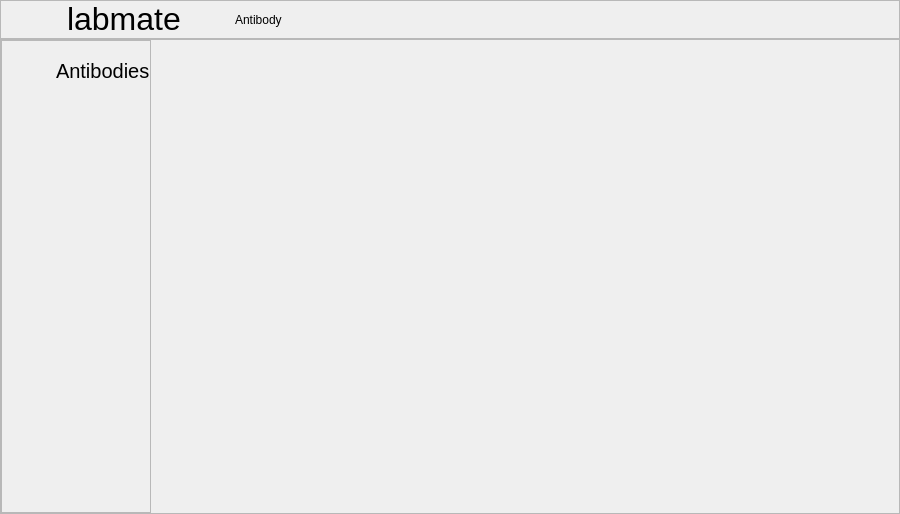
<?xml version="1.0" encoding="UTF-8"?>
<ui version="4.0">
 <class>MainWindow</class>
 <widget class="QMainWindow" name="MainWindow">
  <property name="geometry">
   <rect>
    <x>0</x>
    <y>0</y>
    <width>900</width>
    <height>514</height>
   </rect>
  </property>
  <property name="windowTitle">
   <string>MainWindow</string>
  </property>
  <widget class="QWidget" name="centralwidget">
   <layout class="QVBoxLayout" name="verticalLayout">
    <property name="spacing">
     <number>0</number>
    </property>
    <property name="leftMargin">
     <number>0</number>
    </property>
    <property name="topMargin">
     <number>0</number>
    </property>
    <property name="rightMargin">
     <number>0</number>
    </property>
    <property name="bottomMargin">
     <number>0</number>
    </property>
    <item>
     <widget class="QFrame" name="menu_bar">
      <property name="maximumSize">
       <size>
        <width>16777215</width>
        <height>60</height>
       </size>
      </property>
      <property name="frameShape">
       <enum>QFrame::StyledPanel</enum>
      </property>
      <property name="frameShadow">
       <enum>QFrame::Raised</enum>
      </property>
      <layout class="QHBoxLayout" name="horizontalLayout">
       <property name="spacing">
        <number>-1</number>
       </property>
       <property name="leftMargin">
        <number>0</number>
       </property>
       <property name="topMargin">
        <number>0</number>
       </property>
       <property name="rightMargin">
        <number>0</number>
       </property>
       <property name="bottomMargin">
        <number>0</number>
       </property>
       <item>
        <widget class="QPushButton" name="btn_menu">
         <property name="sizePolicy">
          <sizepolicy hsizetype="Maximum" vsizetype="Maximum">
           <horstretch>0</horstretch>
           <verstretch>0</verstretch>
          </sizepolicy>
         </property>
         <property name="maximumSize">
          <size>
           <width>60</width>
           <height>60</height>
          </size>
         </property>
         <property name="text">
          <string/>
         </property>
         <property name="icon">
          <iconset resource="../graphics/icons.qrc">
           <normaloff>:/Icons/ico_menu-white.svg</normaloff>:/Icons/ico_menu-white.svg</iconset>
         </property>
         <property name="iconSize">
          <size>
           <width>34</width>
           <height>34</height>
          </size>
         </property>
         <property name="flat">
          <bool>true</bool>
         </property>
        </widget>
       </item>
       <item>
        <widget class="QLabel" name="txt_title">
         <property name="text">
          <string>&lt;html&gt;&lt;head/&gt;&lt;body&gt;&lt;p&gt;&lt;span style=&quot; font-family:'Montserrat'; font-size:24pt;&quot;&gt;labmate&lt;/span&gt;&lt;/p&gt;&lt;/body&gt;&lt;/html&gt;</string>
         </property>
        </widget>
       </item>
       <item>
        <widget class="QLabel" name="txt_module">
         <property name="text">
          <string>Antibody</string>
         </property>
        </widget>
       </item>
       <item>
        <widget class="QWidget" name="module_search" native="true"/>
       </item>
       <item>
        <widget class="QWidget" name="btn_view_all" native="true"/>
       </item>
       <item>
        <widget class="QWidget" name="module_users" native="true"/>
       </item>
      </layout>
     </widget>
    </item>
    <item>
     <widget class="QFrame" name="content">
      <property name="frameShape">
       <enum>QFrame::StyledPanel</enum>
      </property>
      <property name="frameShadow">
       <enum>QFrame::Raised</enum>
      </property>
      <layout class="QHBoxLayout" name="horizontalLayout_2">
       <property name="spacing">
        <number>0</number>
       </property>
       <property name="leftMargin">
        <number>0</number>
       </property>
       <property name="topMargin">
        <number>0</number>
       </property>
       <property name="rightMargin">
        <number>0</number>
       </property>
       <property name="bottomMargin">
        <number>0</number>
       </property>
       <item>
        <widget class="QFrame" name="menu_side">
         <property name="maximumSize">
          <size>
           <width>150</width>
           <height>16777215</height>
          </size>
         </property>
         <property name="frameShape">
          <enum>QFrame::StyledPanel</enum>
         </property>
         <property name="frameShadow">
          <enum>QFrame::Raised</enum>
         </property>
         <layout class="QVBoxLayout" name="verticalLayout_2">
          <property name="spacing">
           <number>0</number>
          </property>
          <property name="leftMargin">
           <number>0</number>
          </property>
          <property name="topMargin">
           <number>0</number>
          </property>
          <property name="rightMargin">
           <number>0</number>
          </property>
          <property name="bottomMargin">
           <number>0</number>
          </property>
          <item>
           <widget class="QMenuButton" name="btn_module_antibodies" native="true">
            <property name="minimumSize">
             <size>
              <width>0</width>
              <height>60</height>
             </size>
            </property>
            <property name="maximumSize">
             <size>
              <width>16777215</width>
              <height>60</height>
             </size>
            </property>
            <layout class="QHBoxLayout" name="horizontalLayout_3">
             <property name="leftMargin">
              <number>0</number>
             </property>
             <property name="topMargin">
              <number>0</number>
             </property>
             <property name="rightMargin">
              <number>0</number>
             </property>
             <property name="bottomMargin">
              <number>0</number>
             </property>
             <item>
              <widget class="QLabel" name="label">
               <property name="maximumSize">
                <size>
                 <width>60</width>
                 <height>60</height>
                </size>
               </property>
               <property name="text">
                <string/>
               </property>
               <property name="pixmap">
                <pixmap resource="../graphics/icons.qrc">:/Icons/ico_home-white.svg</pixmap>
               </property>
               <property name="scaledContents">
                <bool>false</bool>
               </property>
               <property name="alignment">
                <set>Qt::AlignCenter</set>
               </property>
              </widget>
             </item>
             <item>
              <widget class="QLabel" name="label_2">
               <property name="font">
                <font>
                 <pointsize>15</pointsize>
                </font>
               </property>
               <property name="text">
                <string>Antibodies</string>
               </property>
              </widget>
             </item>
            </layout>
           </widget>
          </item>
          <item>
           <widget class="QWidget" name="widget_2" native="true">
            <property name="minimumSize">
             <size>
              <width>0</width>
              <height>60</height>
             </size>
            </property>
            <property name="maximumSize">
             <size>
              <width>16777215</width>
              <height>60</height>
             </size>
            </property>
           </widget>
          </item>
          <item>
           <widget class="QWidget" name="widget_3" native="true">
            <property name="minimumSize">
             <size>
              <width>0</width>
              <height>60</height>
             </size>
            </property>
            <property name="maximumSize">
             <size>
              <width>16777215</width>
              <height>60</height>
             </size>
            </property>
           </widget>
          </item>
          <item>
           <widget class="QPushButton" name="pushButton">
            <property name="minimumSize">
             <size>
              <width>0</width>
              <height>60</height>
             </size>
            </property>
            <property name="maximumSize">
             <size>
              <width>16777215</width>
              <height>60</height>
             </size>
            </property>
            <property name="text">
             <string/>
            </property>
            <property name="flat">
             <bool>true</bool>
            </property>
           </widget>
          </item>
          <item>
           <spacer name="verticalSpacer">
            <property name="orientation">
             <enum>Qt::Vertical</enum>
            </property>
            <property name="sizeType">
             <enum>QSizePolicy::Expanding</enum>
            </property>
            <property name="sizeHint" stdset="0">
             <size>
              <width>20</width>
              <height>200</height>
             </size>
            </property>
           </spacer>
          </item>
         </layout>
        </widget>
       </item>
       <item>
        <widget class="QFrame" name="content_2">
         <property name="frameShape">
          <enum>QFrame::NoFrame</enum>
         </property>
         <property name="frameShadow">
          <enum>QFrame::Raised</enum>
         </property>
        </widget>
       </item>
      </layout>
     </widget>
    </item>
   </layout>
  </widget>
  <widget class="QMenuBar" name="menubar">
   <property name="geometry">
    <rect>
     <x>0</x>
     <y>0</y>
     <width>900</width>
     <height>22</height>
    </rect>
   </property>
  </widget>
 </widget>
 <customwidgets>
  <customwidget>
   <class>QMenuButton</class>
   <extends>QWidget</extends>
   <header>modules.submodules.widgets</header>
   <container>1</container>
  </customwidget>
 </customwidgets>
 <resources>
  <include location="../graphics/icons.qrc"/>
 </resources>
 <connections/>
</ui>
